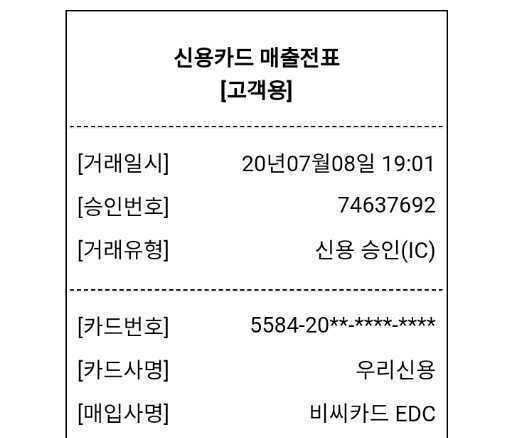
#> input picture sample_images/detection/1594202471809.jpg, 512 x 438 px
$ jupyter execute --allow-errors caffe_detection_v2_model.ipynb   (shell and % lines are left out)   (older library calls are emulated)
#> lines starting #> are read from the running program, lines starting #| are printed output that depends on the picture
# Prerequisites

## Coding Styles for Python

* [PEP 8 -- Style Guide for Python Code](https://www.python.org/dev/peps/pep-0008/)
* [python style guide in google](https://google.github.io/styleguide/pyguide.html)
* [파이썬 docstring 스타일 가이드에 대한 정리](https://medium.com/@kkweon/%ED%8C%8C%EC%9D%B4%EC%8D%AC-doc-%EC%8A%A4%ED%83%80%EC%9D%BC-%EA%B0%80%EC%9D%B4%EB%93%9C%EC%97%90-%EB%8C%80%ED%95%9C-%EC%A0%95%EB%A6%AC-b6d27cd0a27c)

----

```python
  def connect_to_next_port(self, minimum: int) -> int:
    """Connects to the next available port.

    Args:
      minimum: A port value greater or equal to 1024.

    Returns:
      The new minimum port.

    Raises:
      ConnectionError: If no available port is found.
    """
    if minimum < 1024:
      # Note that this raising of ValueError is not mentioned in the doc
      # string's "Raises:" section because it is not appropriate to
      # guarantee this specific behavioral reaction to API misuse.
      raise ValueError(f'Min. port must be at least 1024, not {minimum}.')
    port = self._find_next_open_port(minimum)
    if not port:
      raise ConnectionError(
          f'Could not connect to service on port {minimum} or higher.')
    assert port >= minimum, (
        f'Unexpected port {port} when minimum was {minimum}.')
    return port
```

----

## References:

* [How to get model info in caffe and pytorch](http://echo.etri.re.kr:8090/display/~kimkk/how+to+get+model+info+in+caffe+and+pytorch)

# Import related modules

## sys, inspect and pathlib modules

[cell 1]
import sys
import inspect
from pathlib import Path

----

### **inspect 모듈을 사용한 함수내부에서 함수명 알아내기**

Reference:
* [Determine function name from within that function (without using traceback)](https://stackoverflow.com/questions/5067604/determine-function-name-from-within-that-function-without-using-traceback)

```python
import inspect

def foo():
   print(inspect.stack()[0][3])
   print(inspect.stack()[1][3]) #will give the caller of foos name, if something called foo
```

## numpy modules

[cell 2]
import numpy as np
import math

## pycaffe modules

[cell 3]
import caffe
from caffe import layers as L, params as P

## PIL modules

[cell 4]
from PIL import Image, ImageDraw

import matplotlib.pyplot as plt

----

# Input Image Trasform Functions

관련 confluence페이지
* [Input Image Transform and to_image_list()](http://echo.etri.re.kr:8090/pages/viewpage.action?pageId=78088792)

입력으로 주어지는 이미지는 PIL.Image 클래스를 사용하여 RGB모드로 오픈하며, 다음과 같은 3가지 transform을 거친다.
이 과정은 maskrcnn_benchmark/data/transforms/transforms.py에서 구현한다.

* Resize

> 주어진 입력 이미지를 detection 모델의 입력으로 사용할 수 있도록, aspect ratio를 보존하면서 resize한다.
> resize할 크기는 get_size()함수로 결정한다. 기본적인 알고리즘은
>  * w, h 중 작은 값을 480으로 aspect ratio를 유지하면서 w' h'으로 resize한 후,
>  * w', h'중 큰 값이 640보다 크다면 640으로 aspect resize
>
> resize된 크기는 다시 to_image_list에서 W, H가 32의 배수가 되도록 모자라는 부분을 zero pixel로 패딩해준후 모델의 입력으로 >사용한다.

* ToTensor

> Normalize 처리를 위하여 이미지를 PIL.Image 타입에서 tensor (ndarray)로 변환하고, 픽셀값을 255로 나눠준다.

* Normalize

> tensor에 대하여 Channel Order를 RGB에서 BGR로 변경하고 픽셀값에 255를 곱해준다.
> 각 픽셀에 대하여 mean을 빼주고, std로 나누어 주는 normalization을 수행한다.
> * mean은 cfg.INPUT.PIXEL_MEAN: [102.9801, 115.9465, 122.7717]으로 지정된 고정값
> * std는 cfg.INPUT.PIXEL_STD: [1.0, 1.0, 1.0]으로 지정된 고정값

**Questions**
* 애초에 BRG로 오픈하면 되지 않을까?
* ToTensor에서 255로 나눠주고, Normalize에서 다시 255를 곱해주나?

----

## Resize

### get_size()

먼저 Resize할 크기를 결정하는 함수는 다음과 같다.

[cell 5]
def get_size(pil_image, mode='keep_ratio'):
    # mask rcnn transforms.py get_size() replica
    """Return suitable size for detection or recognition model

    Args:
        pil_image (PIL.Image) : PIL image opened with RGB mode (512x438=WxH)
        mode (str) : resize mode
            "horizontal_padding" | 'keep_ratio'

    Returns:
        (int, int) : tuple of (width, height) for resizing
    """
    # get size of pil_image
    w, h =  pil_image.size

    # output image width and height initialize
    ow, oh = -1, -1

    # i) recognition model: 'horizontal_padding'
    if (mode=='horizontal_padding'):
        ow, oh = -1, -1
        target_width = int(w * (oh/h))
        if target_width < oh:
            target_width = oh

        if target_width > ow:
            target_width = ow

        ow = target_width

    # ii) detection model: 'keep_ratio'
    elif (mode == 'keep_ratio'):
        min_size = 480
        max_size = 640
        min_original_size = float(min((w,h)))
        max_original_size = float(max((w,h)))

        # summary
        # take smaller one from height or width, and resize smaller one to 480
        # and larger one is resized while keeping ratio

        # i) first determine max_size
        #   max_size : min_size  = max_original_size : min_original_size  -- (1)
        #       ? :  480  =  512 : 438
        # from (1) max_size = max_original_size * min_size / min_orignal_size
        #                   =  480*512/438 = 531.09 = 561
        # max size= 561.095
        calc_max_size = max_original_size / min_original_size * min_size
        max_size = min(calc_max_size, max_size)

        # ii) determine min_size from the determined max_size
        #   max_size : min_size  = max_original_size : min_original_size  -- (2)
        #      561.095  :  ?  =  512 : 438
        # from (2) min_size  =  max_size * min_original_size /  max_original_size
        #                    = 561.095 * 438 /512 = 479.99 = round(479.99) = 480
        min_size = round(max_size * min_original_size / max_original_size)

        # if input image is a vertical image, i.e, height > width
        #   ow = min_size, oh = max_size
        # if input image is a horizontal image, i.e, width > height
        #   ow = max_size, oh = min_size
        ow = min_size if w < h else max_size

        oh = max_size if w < h else min_size

        # oh : 480, ow = 561.095
        # int() cause round off
        # oh : 480, ow = 561,
        # (438, 512)  => (480, 561)   ; keep ratio = 1.168

    # return target size with WXH format
    return (int(ow), int(oh))

### pil_image_resize()

resize할 크기를 결정하고 나면, 실제로 다음과 같은 함수를 통하여 PIL image를 resize한다.

[cell 6]
def pil_image_resize(pil_image):
    """Returns resized the PIL image using BILINEAR interpolation

    Args:
        pil_image (PIL.Image) : original PIL image to be resized
            ex. 512x438 => 561 x 480

    Returns:
        PIL.Image : resized PIL Image
    """
    # cacl height and width after resize
    #size = get_size(pil_image, mode='keep_ratio')
    width, height = get_size(pil_image, mode='keep_ratio')

    # do resize with BILINEAR interpolaton
    #resized_pil_image = Image.resize(size, resample=Image.BILINEAR)
    resized_pil_image =pil_image.resize((width,height), resample=Image.BILINEAR)

    # WxH = 512x438 RGB ==> WxH = 561x480 RGB
    return resized_pil_image

## PIL image to numpy.ndarray conversion

### to_ndarray()

[cell 7]
def to_ndarray(pil_image):
    """Returns numpy.ndarray converted from PIL image of RGB mode

    Args:
    pil_image (PIL.Image):  resized PIL image, 561x480 (WxH), mode=RGB

    Returns:
        ndarray of float32 : array with shape of CxHxW with pixel value range 0.0 ~ 1.0
    """
    # read PIL image into np.ndarray
    image_array = np.array(pil_image)

    # pil_image.size : (w, h)
    # pil_image.mode : "RGB", len(pil_image.mode) =3
    w, h = pil_image.size
    c = len(pil_image.mode)

    # reshape 707840 into HWC (480, 561, 3) format
    image_array = image_array.reshape(h, w, c)

    # change dimension order from HWC to CHW format
    image_array = image_array.transpose(2, 0, 1)

    # change pixel value range 0 - 255 to 0.0 ~ 1.0
    image_array = np.float32(image_array) / 255.0

    return image_array

## Normalize

numpy.ndarray에 대하여 Channel Order를 RGB에서 BGR로 변경하고 픽셀값에 255를 곱해준다.
각 픽셀에 대하여 mean을 빼주고, std로 나누어 주는 normalization을 수행한다.

Note that
PIL uses RGB ch. order while OpenCV BGR ch. order
* [https://note.nkmk.me/en/python-opencv-bgr-rgb-cvtcolor/](https://note.nkmk.me/en/python-opencv-bgr-rgb-cvtcolor/)

Normalization에 사용하는 mean과 std의 값은 configuration에서 고정된 값을 사용한다.
- mean은 cfg.INPUT.PIXEL_MEAN: [102.9801, 115.9465, 122.7717]으로 지정된 고정값
-  std는 cfg.INPUT.PIXEL_STD: [1.0, 1.0, 1.0]으로 지정된 고정값

### normalize()

**To Do**
>  <span style="color:purple">Inference시에 training 이미지의 channel별 mean을 빼기보다, testing 이미지의 channel 별로 mean을 구해서 빼주는게 맞지 않을까 싶다.</span>

[cell 8]
def normalize(image_array):
    """ Returns normalized ndarray of BGR ch. order
        with configuration defined mean and std

    Args:
        image_array (np.ndarray) : array format of resized input image, RGB mode and CHW dimension order

    Returns:
       ndarray: normalized with configuration defined mean and std
           dimension order: CHW, channel order: BGR
    """
    mean = [102.9801, 115.9465, 122.7717]
    std =  [1.0, 1.0, 1.0]

    # change ch. order from RGB to BGR
    # https://note.nkmk.me/en/python-opencv-bgr-rgb-cvtcolor/
    image_array = image_array[[2,1,0], :, :]

    # multiply 255 to each pixel value
    image_array = image_array*255

    # normalize with mean and std
    # since std is [1.0, 1.0, 1.0], just subtract mean
    # note that CHW shape with channel order BGR
    image_array[0, :, :] = image_array[0, :, :] - mean[0]
    image_array[1, :, :] = image_array[1, :, :] - mean[1]
    image_array[2, :, :] = image_array[2, :, :] - mean[2]


    return image_array

----

## Zero padding for 32 divisiblity

Transform을 통하여 ndarray로 변환된 이미지 데이타(```image_array````)는 최종적으로 height $H$와 width $W$가 32의 배수가 되도록 해주어야 하는데, 이때는 resize를 하지 않고, 추가된 영역을 zero image로 패딩해준다.

* 이미지 데이타의 크기에서 32의 배수가 되는 height $H'$와 width $W'$을 다음과 같이 계산하고
  * $H' = \lceil H/32 \rceil \times 32 $
  * $W' = \lceil W/32 \rceil \times 32 $
* $3 \times H'  \times W'$의 zero image (```padded_image_array```)를 생성하고,
* ```padded_image_array```의 ```[0:3, 0:H, 0:W]``` 영역위로  $3 \times H \times W$ ```image_array```의 값으로 덮어쓴다.

### zero_padding()

[cell 9]
def zero_padding(image_array, size_divisible = 32):
    """Returns batched padded array with new width/height with 32 divisible and pad with zero pixels

    Args:
        image_array (np.ndarray) : image array of CHW dimension order and RGB channel order
            ndarray of shape format (3, H, W), RGB channel order
        size_divisible (int, default:32) : which multiple of width and height

    Returns:
        ndarray of shape [1, 3, H', W']:
            batched image array of shape (1, 3, H', W'), H' and W' is multiple of 32
            increase region filled with zeros and batch dimension added at axis 0
    """
    # calc size divisible new height and width
    c, h, w = image_array.shape

    new_h = int(np.ceil(h / size_divisible )* size_divisible)
    new_w = int(np.ceil(w / size_divisible )* size_divisible)


    # create black image with size divisible
    padded_image_array = np.zeros((3, new_h, new_w), dtype= np.float32)

    # overlay image_array on padded_image
    padded_image_array[:c, :h, :w] = image_array

    # add batch dimension into image_array
    # (3, H, W) => (1, 3, H, W)
    padded_image_array = np.expand_dims(padded_image_array, axis=0)

    return padded_image_array

----

## 동작 일치성 테스트

### input image

[cell 10]
image_file_path = "../sample_images/detection/1594202471809.jpg"
pil_image = Image.open(image_file_path).convert('RGB')

[cell 11]
pil_image.size

[cell 12]
plt.imshow(pil_image)

[cell 13]
# PIL image resize
resized_pil_image=pil_image_resize(pil_image)
#> in pil_image_resize, `width, height = get_size(pil_image, mode='keep_ratio')`: width = 561; height = 480
#> in pil_image_resize, `resized_pil_image =pil_image.resize((width,height), resample=Image.BIL..`:
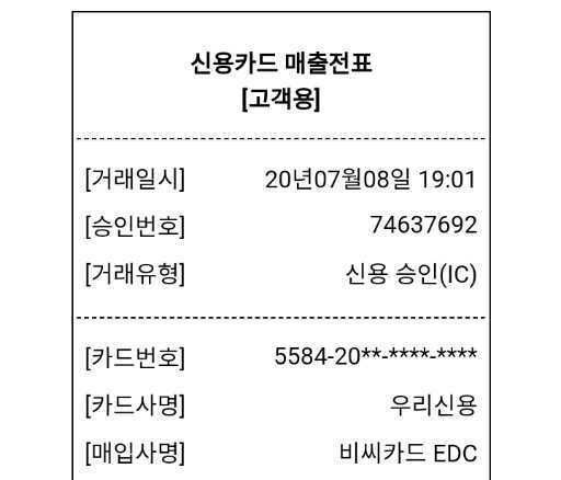
#> resized_pil_image: PIL image 561x480 RGB; min 0, max 255, mean 241.6

[cell 14]
resized_pil_image.size

### resized image

[cell 15]
plt.imshow(resized_pil_image)

[cell 16]
# PIL image to np.ndarray
image_array = to_ndarray(resized_pil_image)

[cell 17]
image_array.shape

### ndarrayed image check

[cell 18]
image_array

[cell 19]
# Make deep copy
tmp_img = image_array.copy()

# pixel value range 0.0~1.0 to 0.0~255.0
tmp_img *=  255


# change dimension order from CHW to HWC for dispaly
tmp_img = tmp_img.transpose(1, 2, 0)

# chnage float32 to uint8
tmp_img = tmp_img.astype(np.uint8)
print(f"ndarray tmp_img.shape (H, W, C): {tmp_img.shape}")
#| ndarray tmp_img.shape (H, W, C): (480, 561, 3)

# conver image array to PIL.Image
tmp_img = Image.fromarray(tmp_img, 'RGB')

print(f"PIL tmp_img.size (W, H): {tmp_img.size}")
#| PIL tmp_img.size (W, H): (561, 480)
plt.imshow(tmp_img)

### normalized image

[cell 20]
# normalize with mean and std
# mean and std is defined in configuration
normalized_image_array = normalize(image_array)

[cell 21]
# shape CxHxW, ch. order BGR, pixel value range: -122.77 ~ 152.01
# normalized with mean and std
mean = [102.9801, 115.9465, 122.7717]
std =  [1.0, 1.0, 1.0]

# Make deep copy !!
tmp_img = normalized_image_array.copy()

# unnormalized to 0. ~ 255.0
tmp_img[0, :, :] = tmp_img[0, :, :] + mean[0]
tmp_img[1, :, :] = tmp_img[1, :, :] + mean[1]
tmp_img[2, :, :] = tmp_img[2, :, :] + mean[2]

# change ch. order from BGR to RGB
# https://note.nkmk.me/en/python-opencv-bgr-rgb-cvtcolor/
tmp_img = tmp_img[[2,1,0], :, :]

# change dimension order from CHW to HWC for dispaly
tmp_img = tmp_img.transpose(1, 2, 0)

# flaot 0.0~255.0 to 0 ~ 255
tmp_img_array = tmp_img.astype(np.uint8)

print(f"tmp_img_array.shape (H, W, C): {tmp_img_array.shape}")
#| tmp_img_array.shape (H, W, C): (480, 561, 3)

# conver image array to PIL.Image
tmp_img = Image.fromarray(tmp_img_array, 'RGB')
print(f"tmp_img.size (W, H): {tmp_img.size}")
#| tmp_img.size (W, H): (561, 480)
plt.imshow(tmp_img)

### zero padded image

[cell 22]
batch_image_array = zero_padding(normalized_image_array, size_divisible = 32)

[cell 23]
size_divisible = 32

h, w, c = tmp_img_array.shape

new_h = int(np.ceil(h / size_divisible )* size_divisible)
new_w = int(np.ceil(w / size_divisible )* size_divisible)

# create black image with size divisible
zero_padded = np.zeros((new_h, new_w, c), dtype= np.uint8)

# overlay image_array on padded_image
zero_padded[:h, :w, :c] = tmp_img_array
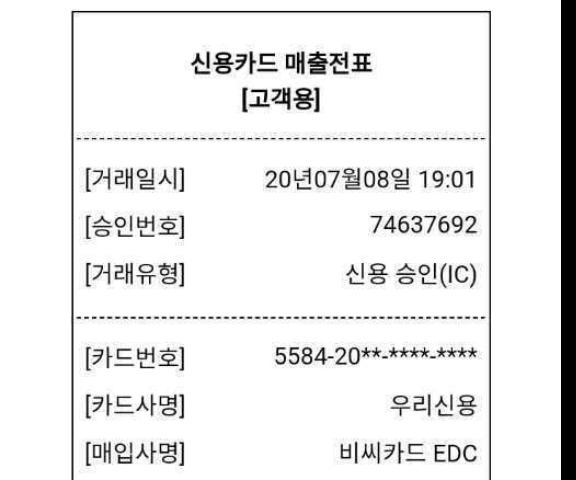
#> zero_padded: shape (480, 576, 3); min 0, max 255, mean 235.3

# conver image array to PIL.Image
zero_padded = Image.fromarray(zero_padded, 'RGB')
print(f"zero_padded.size: {zero_padded.size}")
#| zero_padded.size: (576, 480)

fig, ax = plt.subplots(1, 3)  # row 1, column 2
fig.set_figheight(15)  # unit: inch
fig.set_figwidth(15)   # unit: inch

# ceate rectangle path for clear boundary dispaly
import matplotlib.patches as patches

w,h = pil_image.size
#> (the rest of the program and of its run is left out)
